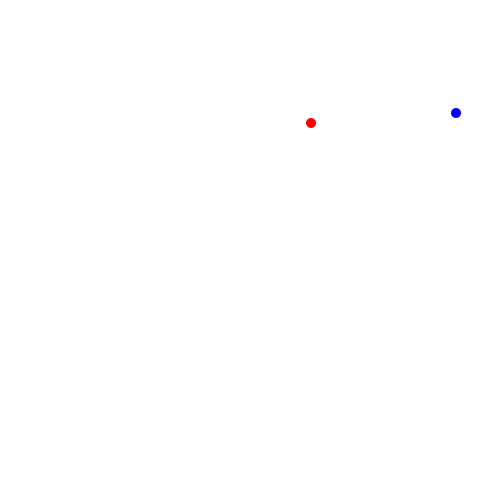
Frame 1 (no input)
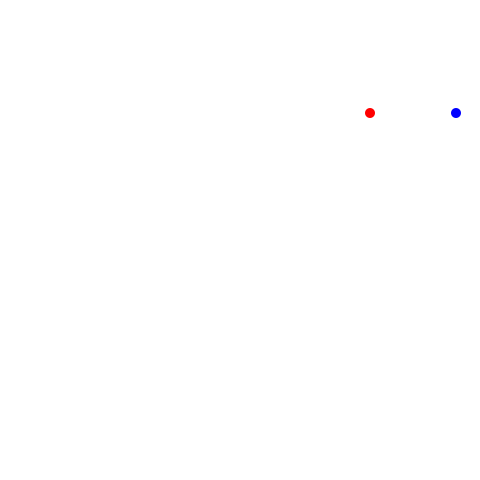
Frame 60 (the mouse pressed at the canvas centre just before this capture)
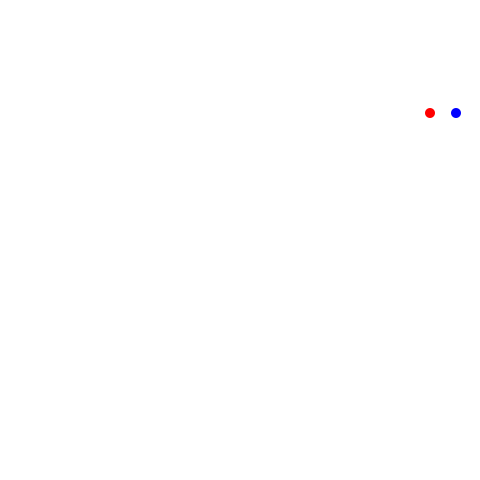
Frame 120 (the mouse held since frame 60 and released just before this capture)

The Processing sketch that drew these frames (run headless with seeded random() and noise(); from frame 60 on, the mouse is pressed at the canvas centre):

// Processing sketch: simple_tacking
// ── simple_tacking.pde
int predatorX;
int predatorY;
int preyX;
int preyY;

void setup() {
  int sizeX = 480;
  int sizeY = 480;
  
  size(480, 480);
  colorMode(RGB, 255);
  noStroke();
  background(255, 255, 255);
  textAlign(CENTER);
  
  predatorX = int(random(sizeX));
  predatorY = int(random(sizeY));
  preyX = int(random(sizeX));
  preyY = int(random(sizeY));
}

void draw(){
  background(255);
  if(predatorX > preyX)
    predatorX--;
  else if(predatorX < preyX)
    predatorX++;
  
  if(predatorY > preyY)
    predatorY--;
  else if(predatorY < preyY)
    predatorY++;
    
  fill(255,0,0);
  ellipse(predatorX, predatorY, 10, 10);
  fill(0,0,255);
  ellipse(preyX, preyY, 10, 10);
}

void keyPressed() {
  if (key == CODED) {
    if (keyCode == UP) {
      preyY = preyY - 10;
    } else if (keyCode == DOWN) {
      preyY = preyY + 10;
    }else if (keyCode == RIGHT) {
      preyX = preyX + 10;
    }else if (keyCode == LEFT) {
      preyX = preyX - 10;
    }
  }
}
